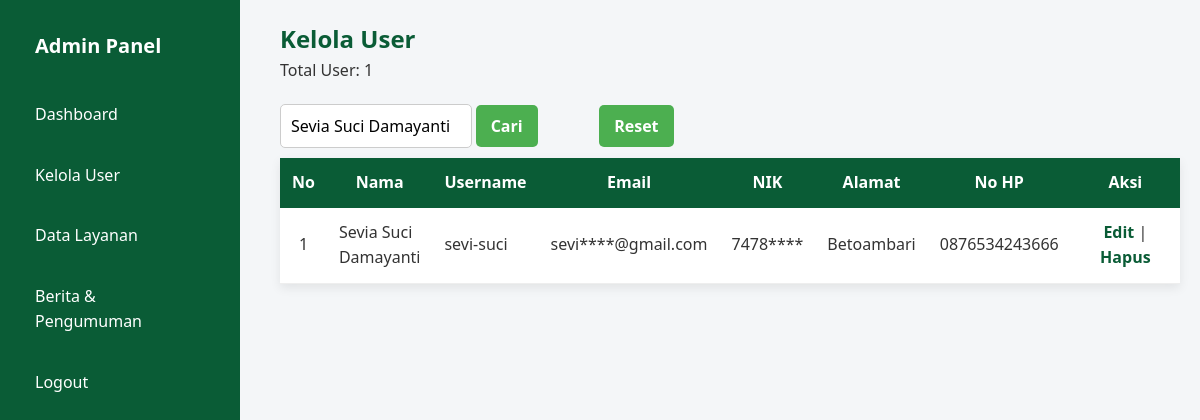
The page /admin/kelola_user.php?cari_user=Sevia Suci Damayanti (signed in) on the database its author committed.
### tables this page shows
CREATE TABLE `users` (
  `id` int(11) NOT NULL,
  `nama` varchar(100) DEFAULT NULL,
  `email` varchar(100) NOT NULL,
  `username` varchar(50) DEFAULT NULL,
  `password` varchar(255) DEFAULT NULL,
  `role` enum('admin','user') DEFAULT 'user',
  `nik` varchar(20) DEFAULT NULL,
  `alamat` text DEFAULT NULL,
  `no_hp` varchar(15) DEFAULT NULL
);

### admin/kelola_user.php (the view, shortened to what this page needs)
<?php
include "../config/koneksi.php";
$cari_user = $_GET['cari_user'] ?? '';
$user = mysqli_query($koneksi, "
    SELECT * FROM users
    WHERE role='user'
      AND (nama LIKE '%$cari_user%'
        OR username LIKE '%$cari_user%'
        OR email LIKE '%$cari_user%')
    ORDER BY id DESC
");
$total_user = mysqli_num_rows(mysqli_query($koneksi,"SELECT * FROM users WHERE role='user'"));
?>
<!DOCTYPE html>
<html lang="id">
<head>
    <link rel="stylesheet" href="../assets/css/admin.css">
    <link rel="stylesheet" href="../assets/css/index.css">
</head>
<body>
<div class="dashboard">
    <?php include "../includes/sidebar.php"; ?>
    <main class="content" style="margin-top:20px;">
        <h2 style="text-align: left;">Kelola User</h2>
        <p>Total User: <?= $total_user ?></p>
        <div class="header-tabel" style="margin-bottom:10px;">
            <form method="get">
                <input type="text" name="cari_user" placeholder="Cari user..." value="<?= htmlspecialchars($cari_user) ?>">
                <button type="submit" class="button">Cari</button>
            </form>
            <button type="button" onclick="window.location.href='kelola_user.php';" class="button">Reset</button>
        </div>
        <table style="width:100%; margin-bottom:20px;">
            <tr>
                <th>No</th>
                <th>Nama</th>
                <th>Username</th>
                <th>Email</th>
                <th>NIK</th>
                <th>Alamat</th>
                <th>No HP</th>
                <th>Aksi</th>
            </tr>
            <?php if(mysqli_num_rows($user) > 0): ?>
            <?php $no=1; while($u=mysqli_fetch_assoc($user)): ?>
            <tr>
                <td style="text-align:center;"><?= $no++ ?></td>
                <td><?= $u['nama'] ?></td>
                <td><?= $u['username'] ?></td>
                <td><?= substr($u['email'],0, 4) ?>****@gmail.com</td>
                <td><?= substr($u['nik'], 0, 4) ?>****</td>
                <td><?= $u['alamat'] ?></td>
                <td><?= $u['no_hp'] ?></td>
                <td style="text-align:center; width: 150px;">
                    <a href="edit_user.php?id=<?= $u['id'] ?>">Edit</a> |
                    <a href="hapus_user.php?id=<?= $u['id'] ?>" onclick="return confirm('Hapus user ini?')">Hapus</a>
                </td>
            </tr>
            <?php endwhile; ?>
            <?php else: ?>
            <tr>
                <td colspan="8" style="text-align:center;">Tidak ada user ditemukan</td>
            </tr>
            <?php endif; ?>
        </table>
    </main>
</div>
</body>
</html>

### assets/css/admin.css (style rules this page uses)
.dashboard { display: flex; min-height: 100vh; }
.content { flex: 1; background: #f4f6f8; margin-left: 260px; padding: 0 20px; }
table { background: #fff; border-collapse: collapse; box-shadow: 0 4px 10px rgba(0,0,0,.08); width: 100%; }
table th { background: #0a5c36; color: #fff; padding: 12px; text-align: center; }
table td { padding: 12px; border-bottom: 1px solid #eee; }
table a { color: #0a5c36; text-decoration: none; font-weight: 600; }
table th:nth-child(1) { width: 10px; }
table td:nth-child(1) { text-align: center; }
.header-tabel { display: flex; align-items: center; justify-content: space-between; margin-top: 20px; }
h2 { color: #0a5c36; text-align: left; }
.button { background: #0a5c36; text-decoration: none; color: #fff; border: none; padding: 8px 15px; border-radius: 6px; cursor: pointer; font-weight: bold; }
.header-tabel input { padding: 8px; border: 1px solid #ccc; border-radius: 6px; }

### assets/css/index.css (style rules this page uses)
* { margin: 0; padding: 0; box-sizing: border-box; font-family: "Segoe UI", Arial, sans-serif; }
html { scroll-behavior: smooth; }
body { background-color: #f4f6f8; color: #333; line-height: 1.6; min-height: 100vh; display: flex; flex-direction: column; }
.container p, h2 { text-align: center; }
.header-tabel { margin-bottom: 20px; display: flex; justify-content: start; align-items: center; }
.header-tabel input[type="text"] { padding: 10px; width: 60%; font-size: 16px; border: 1px solid #ccc; border-radius: 5px; }
.header-tabel button { padding: 10px 15px; background-color: #4CAF50; border: none; color: white; cursor: pointer; border-radius: 5px; }
.button { background-color: #45a049; padding: 12px 20px; font-size: 16px; text-decoration: none; text-align: center; border: none; color: white; border-radius: 8px; }

### rows shown on the page
users: nama "Sevia Suci Damayanti", username "sevi-suci", email "sevi", nik "7478", alamat "Betoambari", no_hp "0876534243666"

### other values the page prints
$total_user "1"
